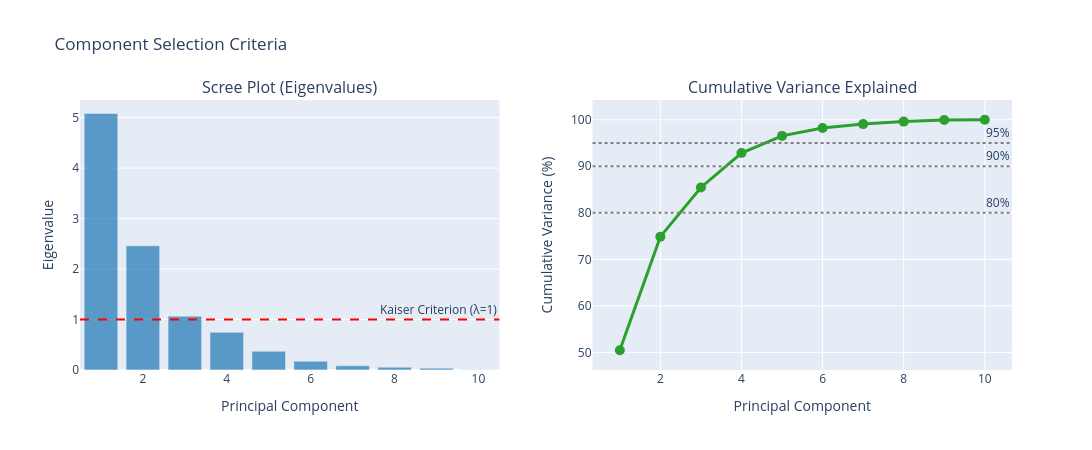

This figure's notebook cell:
### Markdown cell above
### 2.1 Scree Plot *(PCAplots.tex: Slide 2.1)*

**Purpose:**
- Visual component selection
- Identify meaningful PCs vs. noise

**Selection Criteria:**
1. **Elbow method**: Select PCs before the "elbow" where slope flattens
2. **Kaiser criterion**: Keep PCs with eigenvalue λ > 1
3. **Broken stick**: Compare to random expectation

**What to look for:**
- Bars show eigenvalue (variance) for each component
- Sharp drop followed by flat tail → clear separation of signal and noise
- Gradual decline → data is complex, more components may be needed

### 2.2 Explained Variance Plot *(PCAplots.tex: Slide 2.2)*

**Formula:**
$$\text{Individual} = \frac{\lambda_k}{\sum_j \lambda_j} \times 100\%$$
$$\text{Cumulative} = \sum_{i=1}^{k} \text{Individual}_i$$

**Common Thresholds:**
- **80%**: Adequate for exploration
- **90%**: Good for most purposes
- **95%**: Rigorous applications

### Code cell
# Create comprehensive scree plot
fig = make_subplots(
    rows=1, cols=2,
    subplot_titles=['Scree Plot (Eigenvalues)', 'Cumulative Variance Explained']
)

pc_nums = list(range(1, len(eigenvalues_sklearn) + 1))

# Left: Eigenvalue bar chart
fig.add_trace(
    go.Bar(x=pc_nums, y=eigenvalues_sklearn, name='Eigenvalue',
           marker_color=COLORS['blue'], opacity=0.7),
    row=1, col=1
)

# Kaiser criterion line (eigenvalue = 1)
fig.add_hline(y=1, line_dash='dash', line_color='red', row=1, col=1,
              annotation_text='Kaiser Criterion (λ=1)')

# Right: Cumulative variance
fig.add_trace(
    go.Scatter(x=pc_nums, y=cumulative_var * 100, mode='lines+markers',
               name='Cumulative %', line=dict(color=COLORS['green'], width=3),
               marker=dict(size=10)),
    row=1, col=2
)

# Threshold lines
for thresh in [80, 90, 95]:
    fig.add_hline(y=thresh, line_dash='dot', line_color='gray', row=1, col=2,
                  annotation_text=f'{thresh}%')

fig.update_layout(height=450, width=1100, showlegend=False,
                  title_text='Component Selection Criteria')
fig.update_xaxes(title_text='Principal Component', row=1, col=1)
fig.update_xaxes(title_text='Principal Component', row=1, col=2)
fig.update_yaxes(title_text='Eigenvalue', row=1, col=1)
fig.update_yaxes(title_text='Cumulative Variance (%)', row=1, col=2)
fig.show()

# Print recommendations
n_kaiser = (eigenvalues_sklearn > 1).sum()
n_90 = np.argmax(cumulative_var >= 0.90) + 1
n_80 = np.argmax(cumulative_var >= 0.80) + 1

print("\n📊 COMPONENT SELECTION RECOMMENDATIONS")
print("="*50)
print(f"   Kaiser criterion (λ > 1):    {n_kaiser} components")
print(f"   80% variance explained:      {n_80} components")
print(f"   90% variance explained:      {n_90} components")

### Figure 1 — Plotly figure (JSON) as saved in the notebook; plotly's stock layout.template omitted (floating-point values rounded to 4 significant figures)
{"data": [{"marker": {"color": "#1f77b4"}, "name": "Eigenvalue", "opacity": 0.7, "type": "bar", "x": [1, 2, 3, 4, 5, 6, 7, 8, 9, 10], "xaxis": "x", "y": [5.082, 2.459, 1.065, 0.7457, 0.3703, 0.1727, 0.08269, 0.05397, 0.03603, 0.004263], "yaxis": "y"}, {"line": {"color": "#2ca02c", "width": 3}, "marker": {"size": 10}, "mode": "lines+markers", "name": "Cumulative %", "type": "scatter", "x": [1, 2, 3, 4, 5, 6, 7, 8, 9, 10], "xaxis": "x2", "y": [50.46, 74.88, 85.45, 92.85, 96.53, 98.24, 99.06, 99.6, 99.96, 100.0], "yaxis": "y2"}], "layout": {"annotations": [{"font": {"size": 16}, "showarrow": false, "text": "Scree Plot (Eigenvalues)", "x": 0.225, "xanchor": "center", "xref": "paper", "y": 1, "yanchor": "bottom", "yref": "paper"}, {"font": {"size": 16}, "showarrow": false, "text": "Cumulative Variance Explained", "x": 0.775, "xanchor": "center", "xref": "paper", "y": 1, "yanchor": "bottom", "yref": "paper"}, {"showarrow": false, "text": "Kaiser Criterion (λ=1)", "x": 1, "xanchor": "right", "xref": "x domain", "y": 1, "yanchor": "bottom", "yref": "y"}, {"showarrow": false, "text": "80%", "x": 1, "xanchor": "right", "xref": "x2 domain", "y": 80, "yanchor": "bottom", "yref": "y2"}, {"showarrow": false, "text": "90%", "x": 1, "xanchor": "right", "xref": "x2 domain", "y": 90, "yanchor": "bottom", "yref": "y2"}, {"showarrow": false, "text": "95%", "x": 1, "xanchor": "right", "xref": "x2 domain", "y": 95, "yanchor": "bottom", "yref": "y2"}], "height": 450, "shapes": [{"line": {"color": "red", "dash": "dash"}, "type": "line", "x0": 0, "x1": 1, "xref": "x domain", "y0": 1, "y1": 1, "yref": "y"}, {"line": {"color": "gray", "dash": "dot"}, "type": "line", "x0": 0, "x1": 1, "xref": "x2 domain", "y0": 80, "y1": 80, "yref": "y2"}, {"line": {"color": "gray", "dash": "dot"}, "type": "line", "x0": 0, "x1": 1, "xref": "x2 domain", "y0": 90, "y1": 90, "yref": "y2"}, {"line": {"color": "gray", "dash": "dot"}, "type": "line", "x0": 0, "x1": 1, "xref": "x2 domain", "y0": 95, "y1": 95, "yref": "y2"}], "showlegend": false, "title": {"text": "Component Selection Criteria"}, "width": 1100, "xaxis": {"anchor": "y", "domain": [0, 0.45], "title": {"text": "Principal Component"}}, "xaxis2": {"anchor": "y2", "domain": [0.55, 1], "title": {"text": "Principal Component"}}, "yaxis": {"anchor": "x", "domain": [0, 1], "title": {"text": "Eigenvalue"}}, "yaxis2": {"anchor": "x2", "domain": [0, 1], "title": {"text": "Cumulative Variance (%)"}}}}
